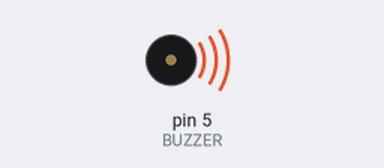
The sketch below on a simulated Arduino Uno, built with avr-gcc and run on an emulated ATmega328P. Parts: buzzer (waves = sounding).

Above: at 0.5 s.
Timing chart, 0 to 20.0 s (numbered marks = the images above):
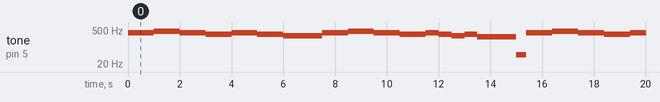

Measured:
- by itself, tone on pin 5 (BUZZER): repeats every 15.4 s: 440 Hz 1.0 s, 2 × (392 Hz 1.0 s, 330 Hz 1.0 s), 294 Hz 1.5 s, 392 Hz 1.0 s, 440 Hz 1.0 s, 392 Hz 1.0 s, 330 Hz 1.0 s, 392 Hz 0.50 s, 330 Hz 0.50 s, 294 Hz 0.50 s, 330 Hz 0.50 s, 262 Hz 1.5 s, 48 Hz 0.39 s, 392 Hz 1.0 s

The sketch:

lab-1-4-1.ino
```cpp
enum { REST=0, DO=262, RE=294, MI=330, FA=349, SOL=392, LA=440, SHI=494, DO2=523 };
#define BUZZER 5 // Arduino PIN 정의
int Num = 48;
int Frequency[] = {SOL, REST,SOL,REST, LA,REST, LA,REST, SOL, REST,SOL, REST,MI, REST,SOL, REST,SOL, REST,MI, REST,MI, REST,RE, REST,SOL, REST,SOL, REST,LA, REST,LA, REST,SOL, REST,SOL,REST, MI, REST,SOL, REST,MI, REST,RE, REST,MI, REST,DO};
int Delay[] = { 500,  0, 500,  0,500,  0,500, 0, 500, 0, 500, 0, 1000,  0,500, 0, 500,  0,500,  0,500, 0, 1500,  0,500,   0,500,  0,500, 0, 500,  0,500, 0, 500,  0,1000,  0,500, 0, 500,  0,500,  0,500,  0,1500};

void setup() {
  pinMode(BUZZER, OUTPUT); // 5번 PIN을 출력으로 설정
}

void loop() {
  int i;
  for(i=0; i<Num; i++) {
tone(BUZZER, Frequency[i]); // 5번 PIN을 통해 출력
delay(Delay[i]); // 유지 시간
}
}
```
